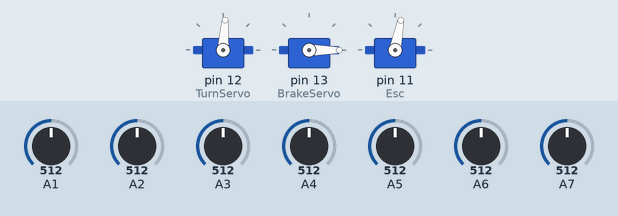
This sketch was run on a simulated Arduino Nano, built with avr-gcc and run on an emulated ATmega328P. Shown: 3 × servo. The inputs (shaded band) are chosen by the test bench; at power-on: A1 = 512, A2 = 512, A3 = 512, A4 = 512, A5 = 512, A6 = 512, A7 = 512. What the sketch prints to the serial monitor is not drawn.

Above: at 5.7 s.
5.8 s: A1 set to 527
At 8.1 s:
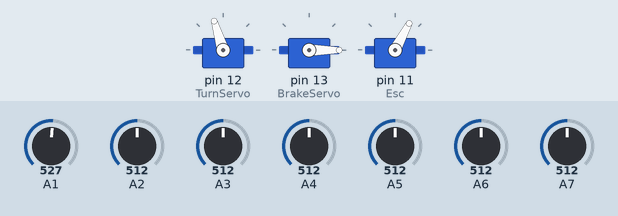
8.4 s: A2 set to 535
At 9.7 s:
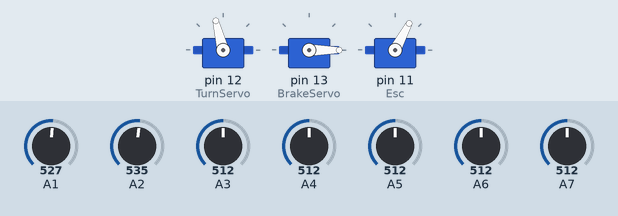
11.4 s: A3 set to 610
At 13.0 s:
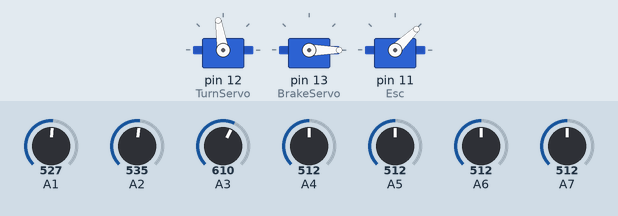
Timing chart, 0 to 14.5 s (numbered marks = the images above; inputs shaded):
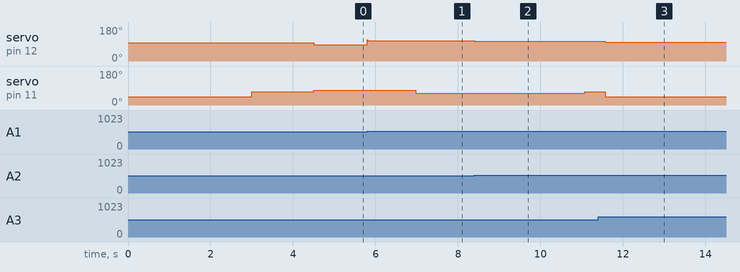

Measured:
- the behaviour switches between 512 and 513 on A1 (found by bisection; images 0 and 1)
- after the input at 5.8 s, servo on pin 12 (TurnServo): 86° → 107° at once
- after the input at 8.4 s, servo on pin 12 (TurnServo): 107° → 104° at once
- after the input at 11.4 s, servo on pin 12 (TurnServo): 104° → 99° after 0.18 s

The sketch:

Front_Car_with_PD.ino
```cpp
#include <Servo.h>

#define Esc 11
#define TurnServo 12
#define BrakeServo 13
#define IRC 350
#define CenterAngle 97

Servo myservo;
Servo mybrake;
Servo myesc;

int IR[10];
int CurrentError=0;
int PreviousError=0;
int Brushless=1000;
int i=0,j=0;
int x=1;
int FinishLine=0;
double TotalAngle=CenterAngle;
const double KP=3.5;
const double KD=1.5;

void SlopeFunc();


void setup() {
  Serial.begin(9600);
  pinMode(A1,INPUT);
  pinMode(A2,INPUT);
  pinMode(A3,INPUT);
  pinMode(A4,INPUT);
  pinMode(A5,INPUT);
  pinMode(A6,INPUT);
  pinMode(A7,INPUT);

  myservo.attach(TurnServo);
  mybrake.attach(BrakeServo);
  myesc.attach(Esc);

  myesc.writeMicroseconds(1000);
  myservo.write(CenterAngle);
  mybrake.write(0);

  delay(3000);

  myesc.writeMicroseconds(1270);  //  ********** Change this number to adjust beginning speed for 1.5 seconds  ********
  delay(1500);
}

void loop() {
  IR[1]=analogRead(A1);
  IR[2]=analogRead(A2);
  IR[3]=analogRead(A3);
  IR[4]=analogRead(A4);
  IR[5]=analogRead(A5);
  IR[6]=analogRead(A6);
  IR[7]=analogRead(A7);

  FinishLine=0;

  for(i=1;i<=7;i++){
    if(IR[i]>IRC) FinishLine++;
  }

  /*Serial.print(" IR 1=");
  Serial.print(IR[1]);

  Serial.print(" IR 2=");
  Serial.print(IR[2]);

  Serial.print(" IR 3=");
  Serial.print(IR[3]);

  Serial.print(" IR 4=");
  Serial.print(IR[4]);

  Serial.print(" IR 5=");
  Serial.print(IR[5]);

  Serial.print(" IR 6=");
  Serial.print(IR[6]);

  Serial.print(" IR 7=");
  Serial.println(IR[7]); */

  if( IR[1]<IRC && IR[2]<IRC && IR[3]<IRC && IR[4]<IRC && IR[5]<IRC && IR[6]<IRC && IR[7]<IRC ) {
    TotalAngle=TotalAngle;
  }
  else {
    if( IR[1]>IR[2] && IR[1]>IR[3] && IR[1]>IR[4] && IR[1]>IR[5] && IR[1]>IR[6] && IR[1]>IR[7] ) CurrentError=4;
    else if( IR[2]>IR[3] && IR[2]>IR[4] && IR[2]>IR[5] && IR[2]>IR[6] && IR[2]>IR[7] ) CurrentError=2;
    else if( IR[3]>IR[4] && IR[3]>IR[5] && IR[3]>IR[6] && IR[3]>IR[7] ) CurrentError=1;
    else if( IR[4]>IR[5] && IR[4]>IR[6] && IR[4]>IR[7] ) CurrentError=0;
    else if( IR[5]>IR[6] && IR[5]>IR[7] ) CurrentError=-1;
    else if( IR[6]>IR[7] ) CurrentError=-2;
    else CurrentError=-4;
    TotalAngle = CenterAngle + KP*CurrentError + KD*(CurrentError-PreviousError);
  }

  if(TotalAngle > (CenterAngle+15)) TotalAngle=(CenterAngle+15);
  if(TotalAngle < (CenterAngle-15)) TotalAngle=(CenterAngle-15);
  myservo.write(TotalAngle);
  PreviousError=CurrentError;

  if(FinishLine>=4 && x==0) {
    Brushless=1000;
    myesc.writeMicroseconds(Brushless);
    delay(3600000);
  }

  else if(FinishLine>=4 && x==1) {
    Serial.println("Going to Slope Function");
    x=0;
    SlopeFunc();
  }

  else {
    if(abs(TotalAngle-CenterAngle)>+7) Brushless = 1265;   // ******* Change this number to adjust the speed when car is turning ****
    else Brushless=1255;                                   // *************** Change this number to adjust normal propeller speed ******
    myesc.writeMicroseconds(Brushless);
  }

  //Serial.println(Brushless);
  //Serial.println(TotalAngle);
}

void SlopeFunc() {
  for(j=0;j<=600;j++) {
    IR[1]=analogRead(A1);
    IR[2]=analogRead(A2);
    IR[3]=analogRead(A3);
    IR[4]=analogRead(A4);
    IR[5]=analogRead(A5);
    IR[6]=analogRead(A6);
    IR[7]=analogRead(A7);

    if( IR[1]<IRC && IR[2]<IRC && IR[3]<IRC && IR[4]<IRC && IR[5]<IRC && IR[6]<IRC && IR[7]<IRC ) {
      TotalAngle=TotalAngle;
    }
    else {
      if( IR[1]>IR[2] && IR[1]>IR[3] && IR[1]>IR[4] && IR[1]>IR[5] && IR[1]>IR[6] && IR[1]>IR[7] ) CurrentError=3;
      else if( IR[2]>IR[3] && IR[2]>IR[4] && IR[2]>IR[5] && IR[2]>IR[6] && IR[2]>IR[7] ) CurrentError=2;
      else if( IR[3]>IR[4] && IR[3]>IR[5] && IR[3]>IR[6] && IR[3]>IR[7] ) CurrentError=1;
      else if( IR[4]>IR[5] && IR[4]>IR[6] && IR[4]>IR[7] ) CurrentError=0;
      else if( IR[5]>IR[6] && IR[5]>IR[7] ) CurrentError=-1;
      else if( IR[6]>IR[7] ) CurrentError=-2;
      else CurrentError=-3;
      TotalAngle = CenterAngle + KP*CurrentError + KD*(CurrentError-PreviousError);
    }
    if(TotalAngle > (CenterAngle+15)) TotalAngle=(CenterAngle+15);
    if(TotalAngle < (CenterAngle-15)) TotalAngle=(CenterAngle-15);
    myservo.write(TotalAngle);
    PreviousError=CurrentError;

    if(j<=225) {
      Brushless=1355;                    // **********  Change this number to adjust the speed while climbing the slope  ********
    }
    else {
      Brushless=1180;
    }
    myesc.writeMicroseconds(Brushless);
    delay(10);
  }

  myesc.writeMicroseconds(1270);
  delay(500);
}
```
